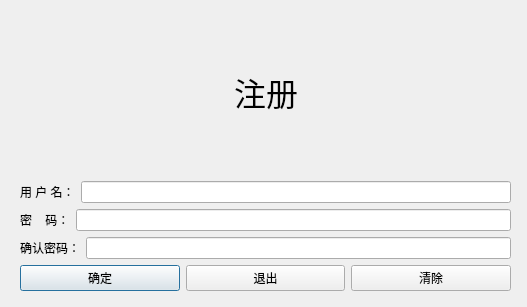
<?xml version="1.0" encoding="UTF-8"?>
<ui version="4.0">
 <class>Dialog_register</class>
 <widget class="QDialog" name="Dialog_register">
  <property name="geometry">
   <rect>
    <x>0</x>
    <y>0</y>
    <width>527</width>
    <height>307</height>
   </rect>
  </property>
  <property name="windowTitle">
   <string>Dialog</string>
  </property>
  <widget class="QWidget" name="layoutWidget">
   <property name="geometry">
    <rect>
     <x>20</x>
     <y>10</y>
     <width>491</width>
     <height>281</height>
    </rect>
   </property>
   <layout class="QVBoxLayout" name="verticalLayout">
    <item>
     <layout class="QHBoxLayout" name="horizontalLayout_5">
      <item>
       <spacer name="horizontalSpacer">
        <property name="orientation">
         <enum>Qt::Horizontal</enum>
        </property>
        <property name="sizeHint" stdset="0">
         <size>
          <width>40</width>
          <height>20</height>
         </size>
        </property>
       </spacer>
      </item>
      <item>
       <widget class="QLabel" name="label">
        <property name="text">
         <string>&lt;html&gt;&lt;head/&gt;&lt;body&gt;&lt;p&gt;&lt;span style=&quot; font-size:24pt;&quot;&gt;注册&lt;/span&gt;&lt;/p&gt;&lt;/body&gt;&lt;/html&gt;</string>
        </property>
       </widget>
      </item>
      <item>
       <spacer name="horizontalSpacer_2">
        <property name="orientation">
         <enum>Qt::Horizontal</enum>
        </property>
        <property name="sizeHint" stdset="0">
         <size>
          <width>40</width>
          <height>20</height>
         </size>
        </property>
       </spacer>
      </item>
     </layout>
    </item>
    <item>
     <layout class="QHBoxLayout" name="horizontalLayout">
      <item>
       <widget class="QLabel" name="label_2">
        <property name="text">
         <string>用 户 名：</string>
        </property>
       </widget>
      </item>
      <item>
       <widget class="QLineEdit" name="lineEdit_username"/>
      </item>
     </layout>
    </item>
    <item>
     <layout class="QHBoxLayout" name="horizontalLayout_2">
      <item>
       <widget class="QLabel" name="label_3">
        <property name="text">
         <string>密    码：</string>
        </property>
       </widget>
      </item>
      <item>
       <widget class="QLineEdit" name="lineEdit_password"/>
      </item>
     </layout>
    </item>
    <item>
     <layout class="QHBoxLayout" name="horizontalLayout_3">
      <item>
       <widget class="QLabel" name="label_4">
        <property name="text">
         <string>确认密码：</string>
        </property>
       </widget>
      </item>
      <item>
       <widget class="QLineEdit" name="lineEdit_Repassword"/>
      </item>
     </layout>
    </item>
    <item>
     <layout class="QHBoxLayout" name="horizontalLayout_4">
      <item>
       <widget class="QPushButton" name="pushButton_register">
        <property name="text">
         <string>确定</string>
        </property>
       </widget>
      </item>
      <item>
       <widget class="QPushButton" name="pushButton_quit">
        <property name="text">
         <string>退出</string>
        </property>
       </widget>
      </item>
      <item>
       <widget class="QPushButton" name="pushButton_clear">
        <property name="text">
         <string>清除</string>
        </property>
       </widget>
      </item>
     </layout>
    </item>
   </layout>
  </widget>
 </widget>
 <resources/>
 <connections>
  <connection>
   <sender>pushButton_quit</sender>
   <signal>clicked()</signal>
   <receiver>Dialog_register</receiver>
   <slot>close()</slot>
   <hints>
    <hint type="sourcelabel">
     <x>265</x>
     <y>266</y>
    </hint>
    <hint type="destinationlabel">
     <x>263</x>
     <y>153</y>
    </hint>
   </hints>
  </connection>
 </connections>
</ui>
